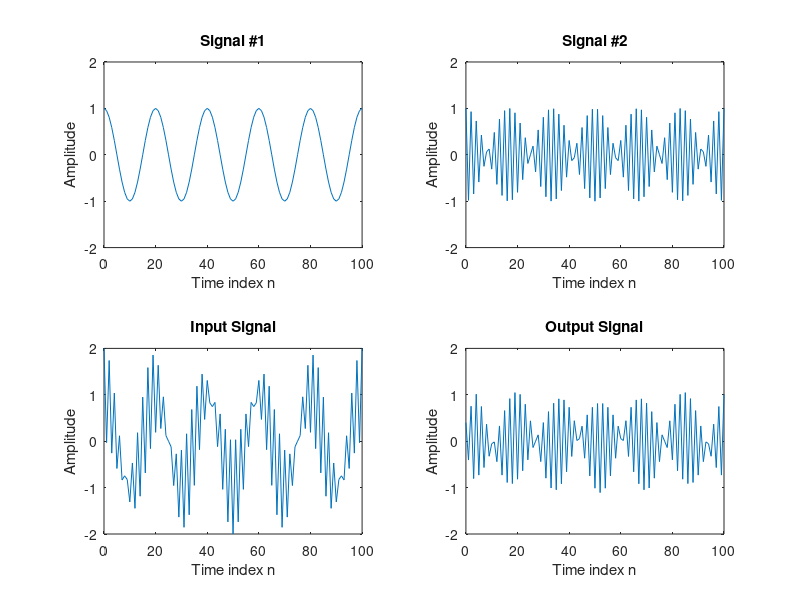

Write the MATLAB code that produced this figure.
% Program Q2.2
% Simulation of an M-point Moving Average Filter
% Generate the input signal
n = 0:100;
s1 = cos(2*pi*0.05*n); % A low-frequency sinusoid
s2 = cos(2*pi*0.47*n); % A high frequency sinusoid
x = s1+s2;
% Implementation of the moving average filter
M = input('Desired length of the filter = ');
num = (-1).^[0:M-1];
y = filter(num,1,x)/M;
% Display the input and output signals
clf;
subplot(2,2,1);
plot(n, s1);
axis([0, 100, -2, 2]);
xlabel('Time index n'); ylabel('Amplitude');
title('Signal #1');
subplot(2,2,2);
plot(n, s2);
axis([0, 100, -2, 2]);
xlabel('Time index n'); ylabel('Amplitude');
title('Signal #2');
subplot(2,2,3);
plot(n, x);
axis([0, 100, -2, 2]);
xlabel('Time index n'); ylabel('Amplitude');
title('Input Signal');
subplot(2,2,4);
plot(n, y);
axis([0, 100, -2, 2]);
xlabel('Time index n'); ylabel('Amplitude');
title('Output Signal');	
axis;
